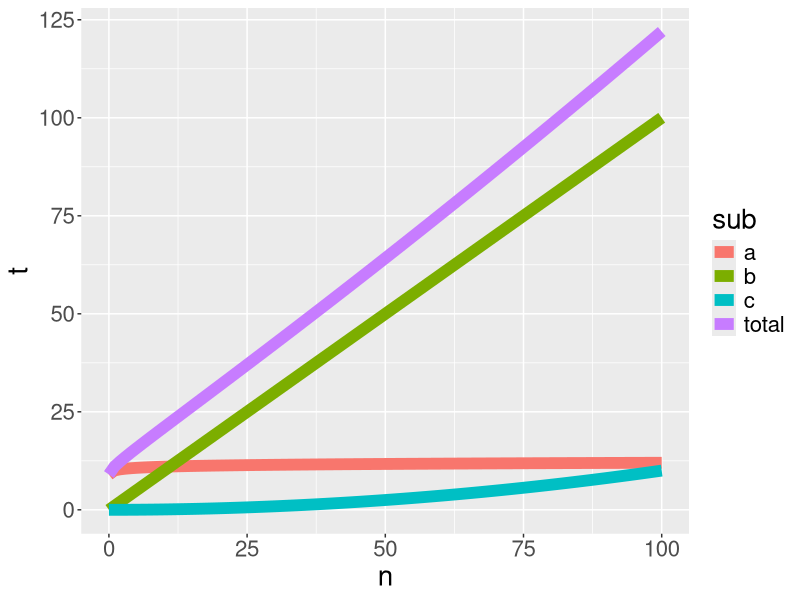
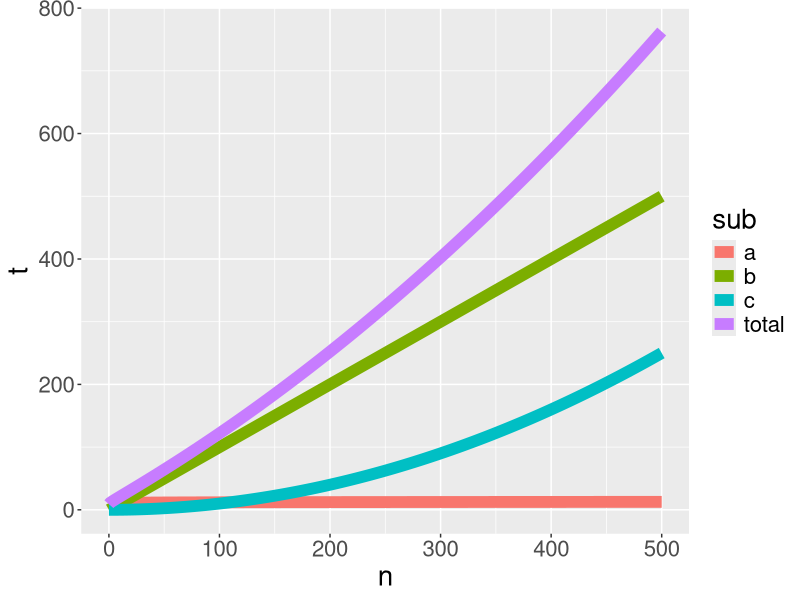
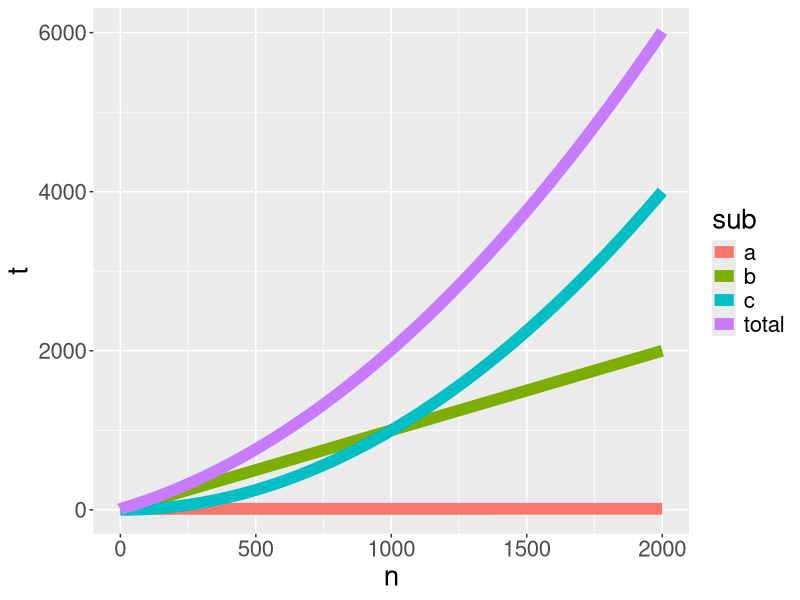

Reproduce these figures in R, in order.
## ---- chunk 1
create_big_o_example <- function(n = seq(0, 100)) {
  t_wide <- tibble::tibble(n = n)
  t_wide$a <- 10 + log10(t_wide$n + 0.1)
  t_wide$b <- t_wide$n
  t_wide$c <- 0.001 * (t_wide$n ^ 2)
  t_wide$total <- t_wide$a + t_wide$b + t_wide$c
  t <- tidyr::pivot_longer(t_wide, cols = c("a", "b", "c", "total"))
  colnames(t) <- c("n", "sub", "t")
  t
}
t <- create_big_o_example(n = seq(0, 100))
ggplot2::ggplot(t, ggplot2::aes(x = n, y = t, color = sub)) + 
  ggplot2::geom_line(size = 4) + 
  ggplot2::theme(text = ggplot2::element_text(size = 20))
## ---- chunk 2
t <- create_big_o_example(n = seq(0, 500))
ggplot2::ggplot(t, ggplot2::aes(x = n, y = t, color = sub)) + 
  ggplot2::geom_line(size = 4) + 
  ggplot2::theme(text = ggplot2::element_text(size = 20))
## ---- chunk 3
t <- create_big_o_example(n = seq(0, 2000))
ggplot2::ggplot(t, ggplot2::aes(x = n, y = t, color = sub)) + 
  ggplot2::geom_line(size = 4) + 
  ggplot2::theme(text = ggplot2::element_text(size = 20))
